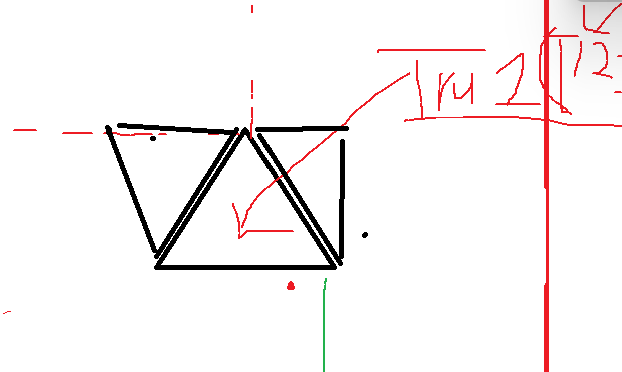
#> input picture get_pattern/images/test_sam_sannkaku_4.png, 622 x 372 px, found by its file name
$ python main.py
#> lines starting #> are read from the running program, lines starting #| are printed output that depends on the picture; after the words box and inside, x2 and y2 are one past the last pixel; in counts of white or black regions, pixels touching at a corner belong together
### get_pattern/utils/shape_detector.py
# shape_detector.py
import cv2
import numpy as np

def detect_shape(approx):
    """
    輪郭近似点（approx）から形状を判別する
    対応形状: 三角形 / 正方形

    注意: 三角形は二等辺三角形も含めてすべて "Triangle" として統一
    """

    vertices = len(approx)
    if vertices < 3:
        return "Other"

    # --- 三角形の場合（すべて統一） ---
    if vertices == 3:
        return "Triangle"

    # --- 四角形の場合 ---
    elif vertices == 4:
        pts = approx.reshape(4, 2)

        # 辺長を計算
        edges = [np.linalg.norm(pts[i] - pts[(i + 1) % 4]) for i in range(4)]
        e1, e2, e3, e4 = edges

        # 対角線の長さ
        diag1 = np.linalg.norm(pts[0] - pts[2])
        diag2 = np.linalg.norm(pts[1] - pts[3])

        # 全辺長が近く、対角線がほぼ等しければ「正方形」
        edge_tol = 0.08
        diag_tol = 0.08

        if (max(edges) - min(edges)) / max(edges) < edge_tol and \
           abs(diag1 - diag2) / max(diag1, diag2) < diag_tol:
            return "Square"
        else:
            return "Quadrilateral"

    else:
        return "Other"


# [57 lines left out: function classify_by_vertices, not called in this run]

### get_pattern/main.py
import cv2
import numpy as np
from utils.shape_detector import detect_shape

# 入力画像の読み込み
img = cv2.imread("get_pattern/images/test_sam_sannkaku_4.png")
#> img is the input picture: shape (372, 622, 3); mean B, G, R 242.8, 242.7, 246.9
gray = cv2.cvtColor(img, cv2.COLOR_BGR2GRAY)
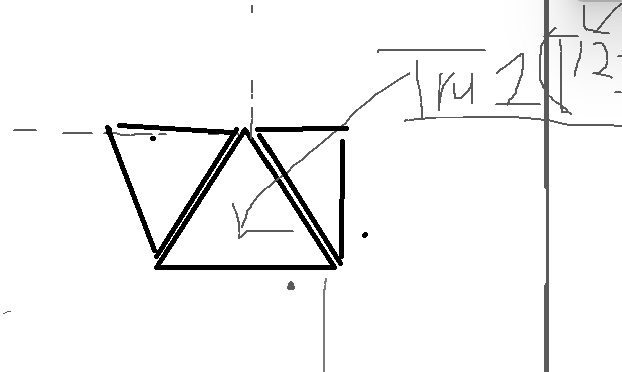
#> gray: shape (372, 622); min 0, max 255, mean 243.9

# エッジ検出
edges = cv2.Canny(gray, 50, 150)
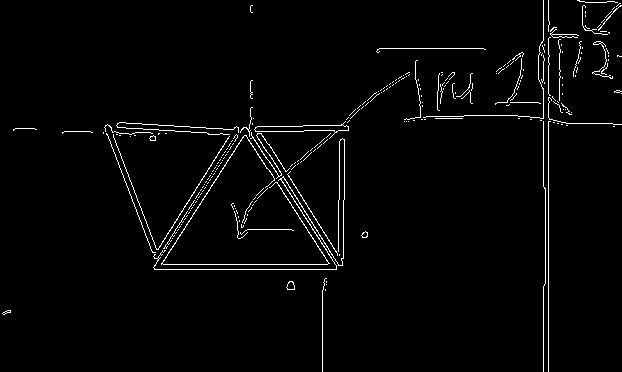
#> edges: shape (372, 622); 2.3% white in thin lines or dots
contours, _ = cv2.findContours(edges, cv2.RETR_EXTERNAL, cv2.CHAIN_APPROX_SIMPLE)
#> contours = 256 contours, 246 with area under 20; largest, box (x1, y1, x2, y2) and area: (254, 121, 349, 139) 470, (161, 135, 330, 265) 72, (153, 138, 345, 270) 54, (286, 281, 295, 290) 50, (250, 132, 290, 179) 31

for cnt in contours:
    approx = cv2.approxPolyDP(cnt, 0.02*cv2.arcLength(cnt, True), True)
    shape = detect_shape(approx)

    cv2.drawContours(img, [approx], -1, (0,255,0), 2)
    x, y = approx.ravel()[0], approx.ravel()[1]
    cv2.putText(img, shape, (x, y-10),
                cv2.FONT_HERSHEY_SIMPLEX, 0.6, (255,0,0), 2)
#> this loop made 256 passes
#> (approx, vertices in detect_shape, shape, x, y) on passes 2, 4, 6: ([[325, 289], [325, 290]], 2, 'Other', 325, 289), ([[326, 281], [326, 282]], 2, 'Other', 326, 281), ([[326, 278], [322, 371]], 2, 'Other', 326, 278)
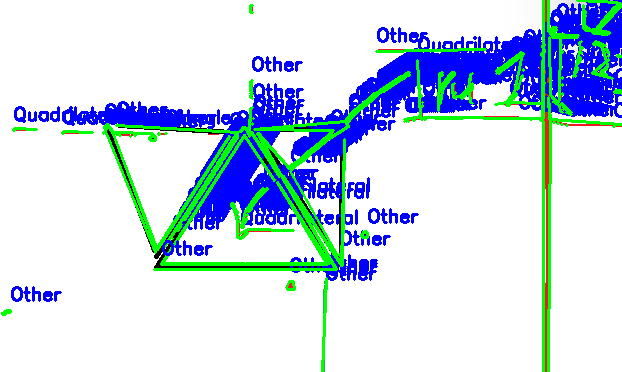
#> img: shape (372, 622, 3); mean B, G, R 234.7, 218.3, 201.6

# 保存と表示
cv2.imwrite("Yosegyutto_maizuru/get_pattern/output/return_test_sam_sannkaku_3.jpg", img)
cv2.imshow("Detected Shapes", img)
cv2.waitKey(0)
cv2.destroyAllWindows()

$ run again, with get_pattern/images/test_sam_sannkaku_2.png copied over get_pattern/images/test_sam_sannkaku_4.png
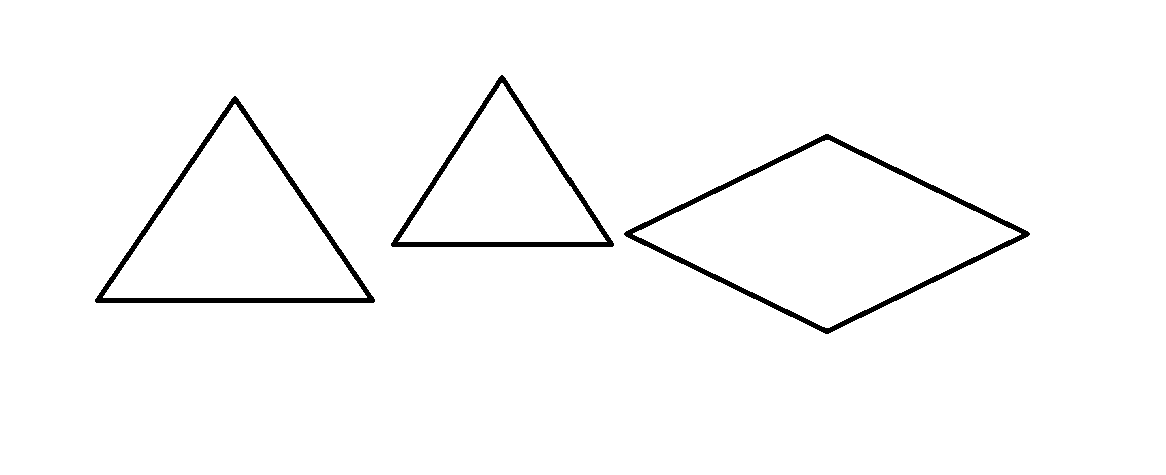
#> input picture get_pattern/images/test_sam_sannkaku_2.png, 1166 x 475 px, found by its file name
#> img is the input picture: shape (475, 1166, 3); 98% white; 3 black regions, box (x1, y1, x2, y2) and area: (624, 134, 1030, 334) 4450, (95, 96, 375, 303) 3826, (391, 75, 614, 247) 3069
#> `edges = cv2.Canny(gray, 50, 150)`:
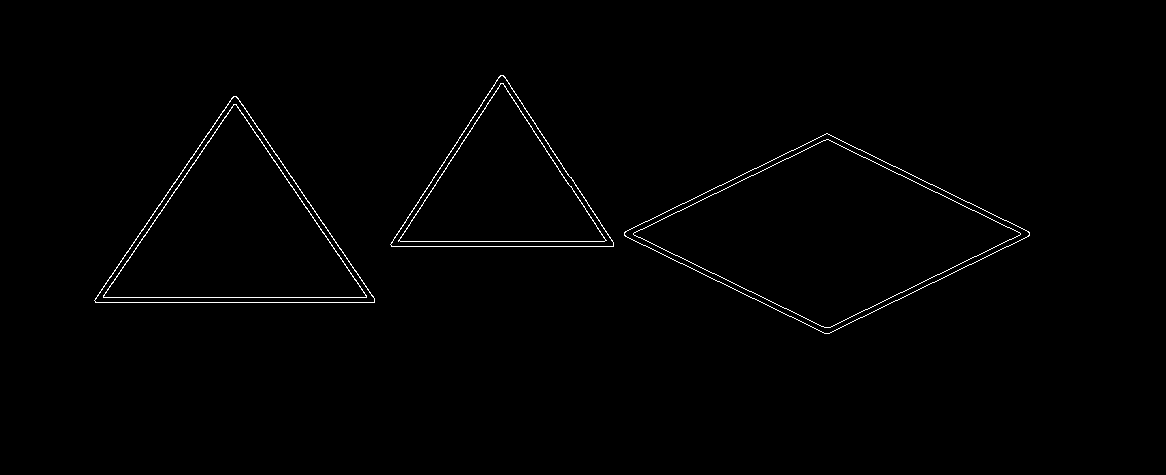
#> edges: shape (475, 1166); 0.82% white in thin lines or dots, all inside (x1, y1, x2, y2) = (94, 75, 1030, 334)
#> contours = 3 contours; box (x1, y1, x2, y2) and area: (624, 133, 1030, 334) 41351, (94, 96, 375, 303) 29638, (390, 75, 614, 247) 19675
#> the loop `for cnt in contours:` made 3 passes
#> (approx, vertices in detect_shape, shape, x, y) on passes 2 to 3: ([[94, 300], [374, 302], [236, 96]], 3, 'Triangle', 94, 300), ([[390, 244], [613, 246], [503, 75]], 3, 'Triangle', 390, 244)
#> after the loop `for cnt in contours:`:
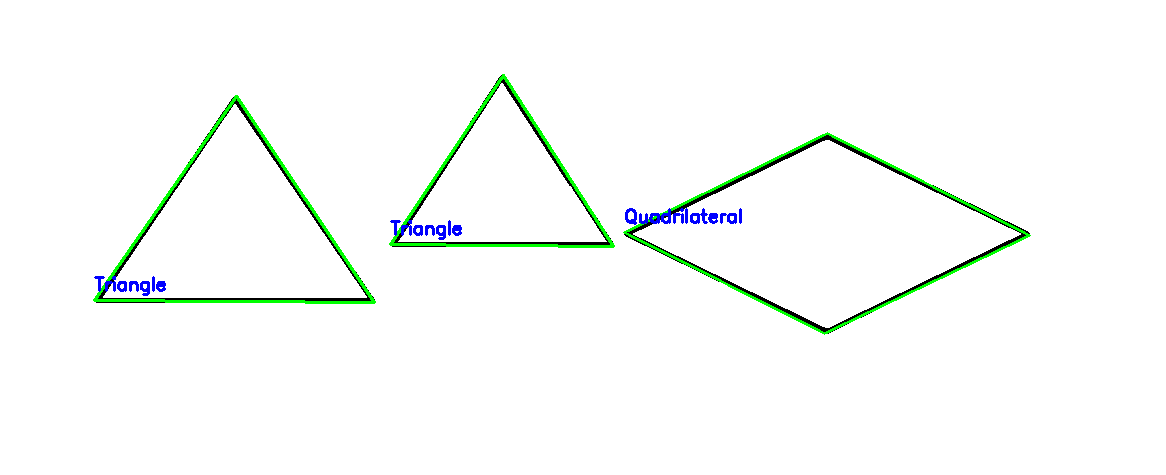
#> img: shape (475, 1166, 3); 1.58% of pixels changed, all inside (x1, y1, x2, y2) = (93, 74, 1031, 335)

$ run again, with get_pattern/images/test_sam_sannkaku_3.png copied over get_pattern/images/test_sam_sannkaku_4.png
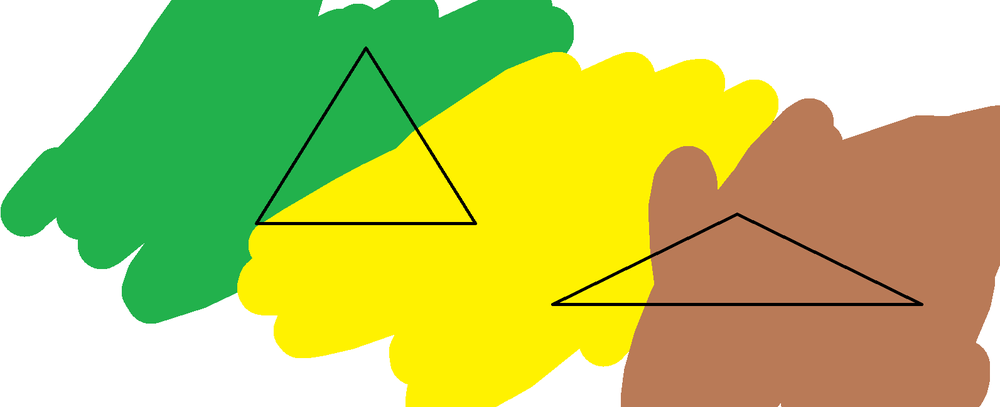
#> input picture get_pattern/images/test_sam_sannkaku_3.png, 1000 x 407 px, shrunk from 1593 x 649 before the run, found by its file name
#> img is the input picture: shape (407, 1000, 3); mean B, G, R 104.4, 200.1, 186.3
#> `edges = cv2.Canny(gray, 50, 150)`:
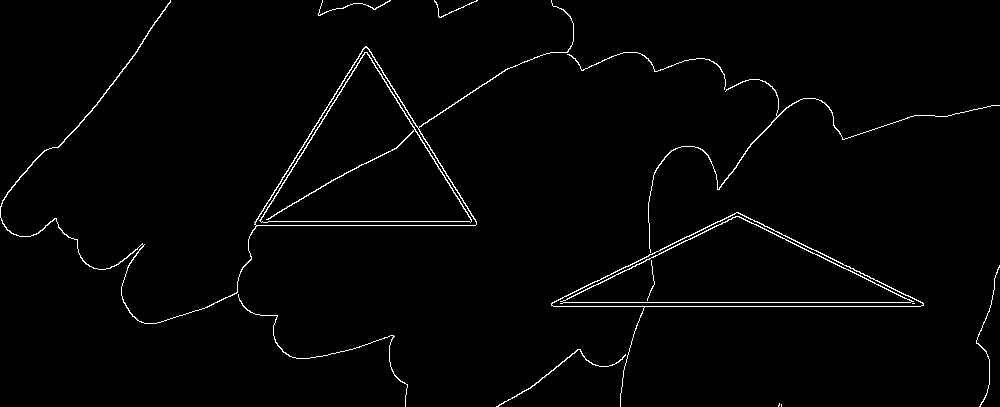
#> edges: shape (407, 1000); 1.7% white in thin lines or dots
#> contours = 11 contours, 3 with area under 20; largest, box (x1, y1, x2, y2) and area: (0, 0, 574, 324) 20780, (551, 212, 924, 407) 18145, (648, 79, 1000, 253) 148, (496, 349, 626, 407) 74, (238, 294, 408, 407) 42, (567, 52, 726, 90) 40, (976, 265, 1000, 407) 24, (318, 0, 391, 16) 20
#> the loop `for cnt in contours:` made 11 passes
#> (vertices in detect_shape, shape, x, y) on passes 2, 3, 4, 5, 6, 7, 8, 10: (5, 'Other', 779, 403), (6, 'Other', 625, 354), (8, 'Other', 238, 294), (6, 'Other', 999, 265), (6, 'Other', 923, 303), (12, 'Other', 650, 252), (10, 'Other', 567, 54), (8, 'Other', 318, 15)
#> after the loop `for cnt in contours:`:
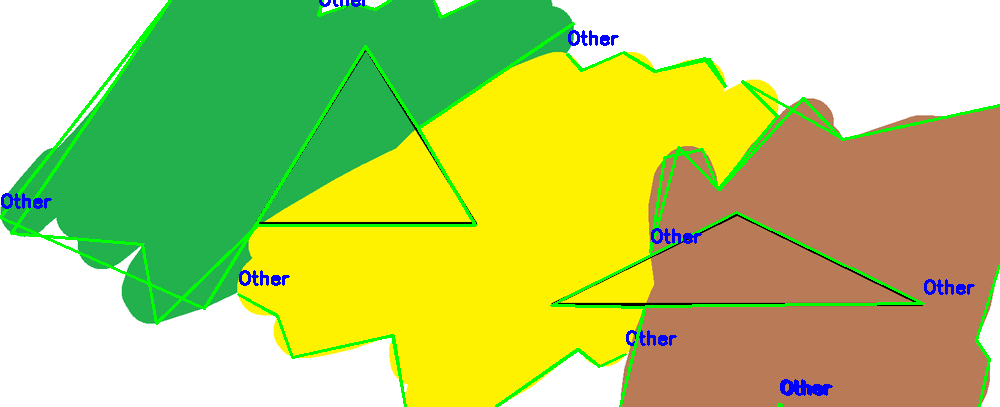
#> img: shape (407, 1000, 3); 4.27% of pixels changed, all inside (x1, y1, x2, y2) = (0, 0, 1000, 407)
